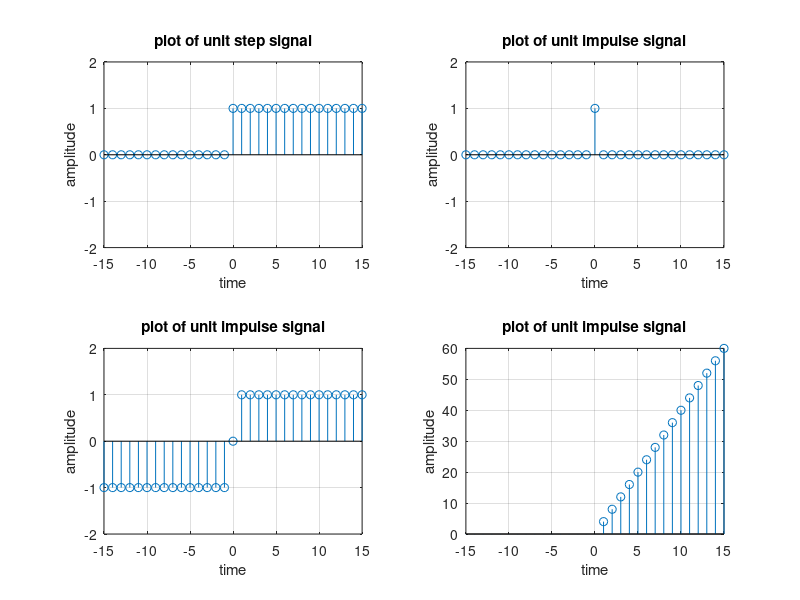

Recreate this plot in MATLAB.
clear all
close all
clc
%% unit step signal
t = -15:1:15;
y = zeros(1,length(t));
for i = 1:length(t)
    if t(i)>=0
        y(i) = 1;
    else
        y(i) = 0;
    end
end
subplot(2,2,1)
stem(t,y)
grid on
xlabel('time')
ylabel('amplitude')
title('plot of unit step signal')
axis([-15,15,-2,2])

%%impulse signal
t = -15:1:15;
y = zeros(1,length(t));
for i = 1:length(t)
    if t(i)==0
        y(i) = 1;
    else
        y(i) = 0;
    end
end
subplot(2,2,2)
stem(t,y)
grid on
xlabel('time')
ylabel('amplitude')
title('plot of unit impulse signal')
axis([-15,15,-2,2])

%%signum signal
t = -15:1:15;
y = zeros(1,length(t));
for i = 1:length(t)
    if t(i)>0
        y(i) = 1;
    elseif t(i)==0
        y(i) = 0;
    else
        y(i) = -1;
    end
end
subplot(2,2,3)
stem(t,y)
grid on
xlabel('time')
ylabel('amplitude')
title('plot of unit impulse signal')
axis([-15,15,-2,2])

%%ramp signal
t = -15:1:15;
y = zeros(1,length(t));
for i = 1:length(t)
    if t(i)>0
        y(i) = 4*t(i);
    else
        y(i) = -1;
    end
end
subplot(2,2,4)
stem(t,y)
grid on
xlabel('time')
ylabel('amplitude')
title('plot of unit impulse signal')
axis([-15,15,0,60])